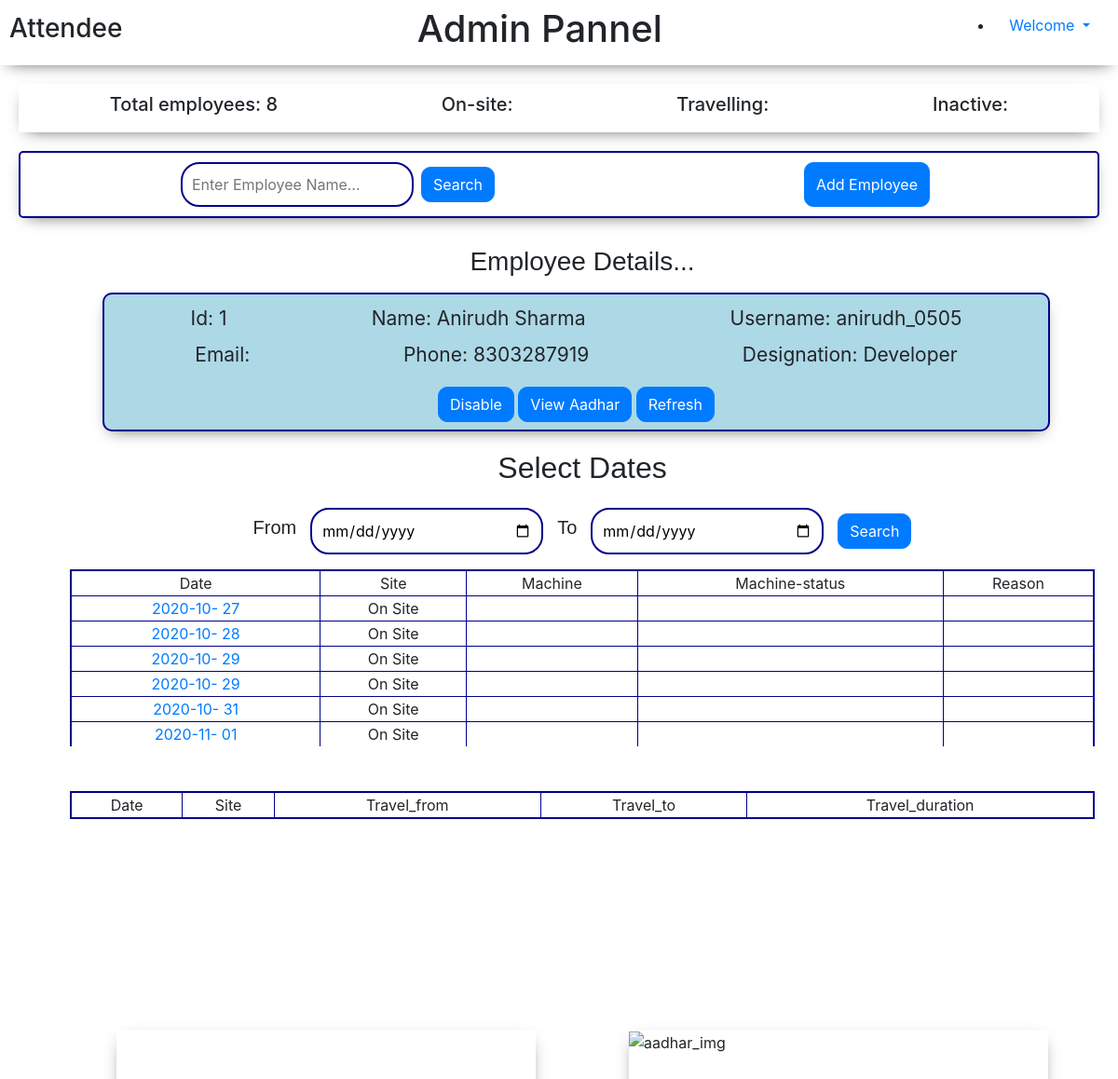
/homeadmin/1 (signed in), run on an earlier commit of the app's database.
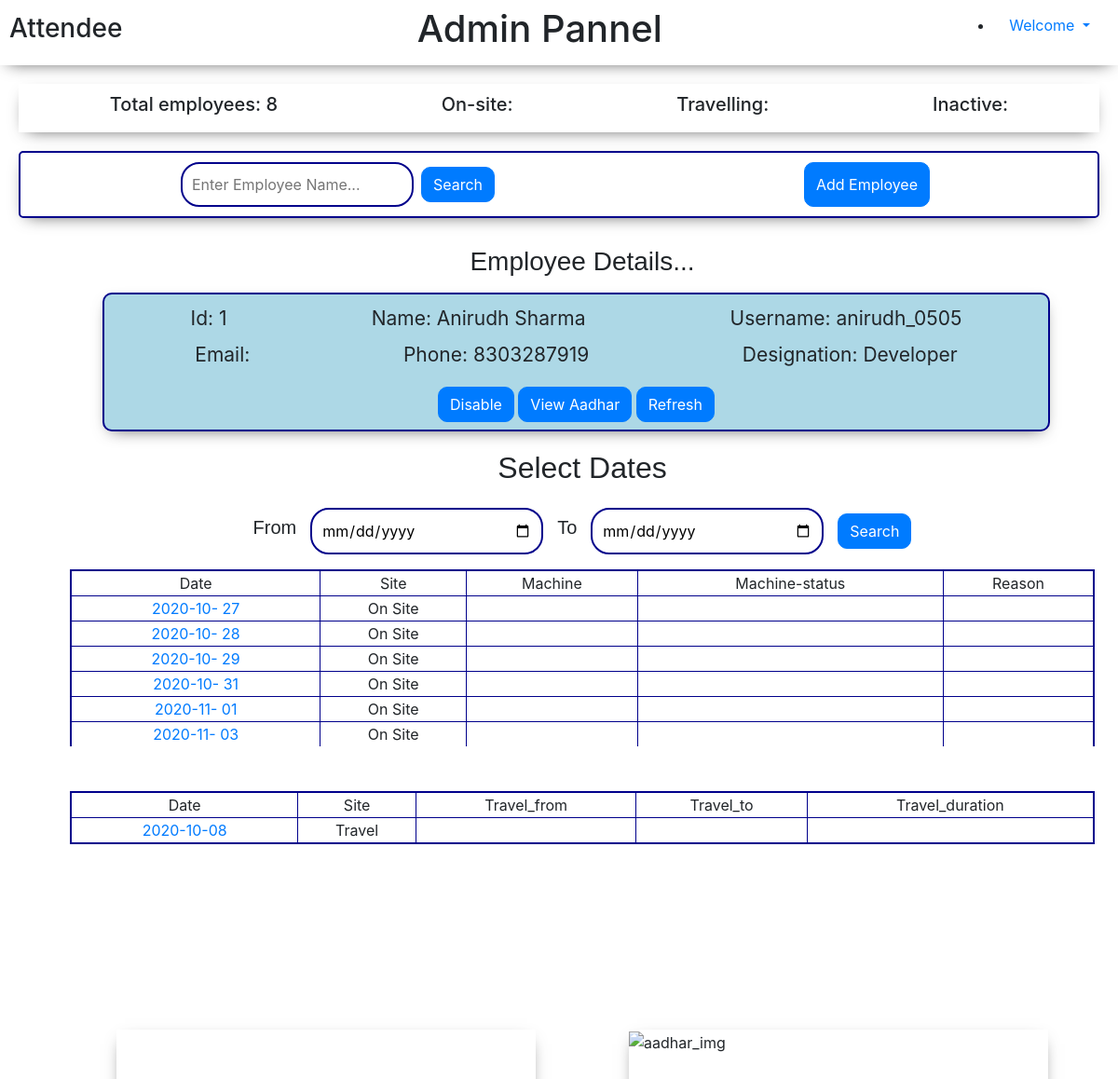
And on a later commit of the database.
### attende/models.py (models this page shows, shortened)
class Employee(models.Model):
    emp_id = models.AutoField(primary_key=True)
    employee_name = models.CharField(max_length=100)
    employee_phone = models.IntegerField()
    designation = models.CharField(max_length=20)
    place = models.CharField(max_length=30)
    employee_username = models.CharField(max_length=25)
    employee_aadhar = models.ImageField(upload_to ="attende/aadhar", default="")
    employee_email = models.CharField(max_length=500, default="")

class WorkDates(models.Model):
    employee = models.ForeignKey(Employee, on_delete=models.CASCADE, null=True)
    emp_date = models.DateField()
    emp_work_status = models.CharField(max_length=50, default="", blank=True)
    emp_latitude = models.DecimalField(max_digits=5, decimal_places=2, default=0)
    emp_longitude = models.DecimalField(max_digits=5, decimal_places=2, default=0)
    emp_work_modelNumber  = models.IntegerField(blank=True, null=True)
    emp_totalProdution  = models.IntegerField(blank=True, null=True)
    emp_running = models.IntegerField(blank=True, null=True)
    emp_maintainParts = models.CharField(max_length=500, default="", blank=True)
    emp_partsReason = models.CharField(max_length=500, default="", blank=True)
    maintain_partsImg = models.ImageField(upload_to="attende/aadhar", default="", blank=True)
    travel_from = models.CharField(max_length=100, default="", blank=True)
    travel_to = models.CharField(max_length=100, default="", blank=True)
    travel_by = models.CharField(max_length=100, default="", blank=True)
    travel_duration = models.DecimalField(max_digits=5, decimal_places=2, default=0, blank=True)
    travel_purpose = models.CharField(max_length=100, default="", blank=True)
    travel_force =  models.IntegerField(blank=True, null=True)
    accompanied_emp2 = models.IntegerField(blank=True, null=True)
    accompanied_emp3 =  models.IntegerField(blank=True, null=True)
    accompanied_emp4 =  models.IntegerField(blank=True, null=True)
    accompanied_emp5 =  models.IntegerField(blank=True, null=True)

### attende/views.py (the view)
# urls.py: path('homeadmin/<id>', views.homeadmin, name="homeadmin"),
def homeadmin(request, id):
    if request.user.is_authenticated :
        empData = []
        employe = Employee.objects.all()
        for em in employe:
            empData.append(em)
        ed = Employee.objects.filter(emp_id=id)
        totalemp  = Employee.objects.all().count()
        empworkdt = WorkDates.objects.filter(employee__emp_id=id, emp_work_status="Travel")
        empworkds = WorkDates.objects.filter(employee__emp_id=id, emp_work_status="On Site")
        if request.method == "POST":
            d1 = request.POST['datefrom']
            d2 = request.POST['dateto']
            empwrkt =  WorkDates.objects.filter(employee__emp_id=id, emp_work_status="Travel", emp_date__range=(d1, d2))
            empwrkds = WorkDates.objects.filter(employee__emp_id=id, emp_work_status="On Site", emp_date__range=(d1, d2))
            params = { 'empData' : empData,
                   'empdetail': ed,
                   'totalemp': totalemp,
                   'empwrkt': empwrkt,
                   'empwrkds': empwrkds,
                   'id': id ,
                    'd1': d1,
                    'd2': d2 }
            return render(request, 'attende/admin.html', params)
        else:
            params = { 'empData' : empData,
                   'empdetail': ed,
                   'totalemp': totalemp,
                   'empworkdt': empworkdt,
                   'empworkds': empworkds,
                   'id': id,
                   'd1': "mm-dd-yyyy",
                   'd2': "mm-dd-yyyy" }
            return render(request, 'attende/admin.html', params)
    else :
      return redirect('/')

### templates/attende/admin.html (shortened to what the changed rows need)
<!doctype html>
<html lang="en">
<head>
    <link rel="stylesheet" href="https://cdn.jsdelivr.net/npm/bootstrap@4.5.3/dist/css/bootstrap.min.css"
>
</head>
<body>
    <div class="admin_top">
        <h1>Admin Pannel</h1>
    </div>
    <div class="admin_bottom">
        <div class="emp_details">
            <div class="empDetails_middleA">
                <div class="details container mt-3">
                    {% for emp in empdetail %}
                    <div class="ed">
                        <p1 style="font-size: 21px;">Id: {{emp.emp_id}}</p1>
                        <p1 style="font-size: 21px;">Name: {{emp.employee_name}}</p1>
                        <p1 style="font-size: 21px;">Username: {{emp.employee_username}}</p1>
                    </div>
                    {% endfor %}
                    {% for emp in empdetail %}
                    <div class="e mt-2">
                        <p1 style="font-size: 21px;">Email: {{emp.employee_email}}</p1>
                        <p1 style="font-size: 21px;">Phone: {{emp.employee_phone}}</p1>
                        <p1 style="font-size: 21px;">Designation: {{emp.designation}}</p1>
                    </div>
                    {% endfor %}
                </div>
            </div>
            <div class="empDetails_middleB mt-1">
                <center>
                    <h2 style=" font-family: Comic Sans MS, cursive, sans-serif;">Select Dates</h2>
                </center>
                <div class="container mt-3">
                    <div class="emp_workDetail">
                        <table border="1" style="width: 100%;">
                            {% for e in empworkds %}
                            <tr align="center">
                                <td><a
                                        href='/workdetail/{{id}}/{{e.emp_date|date:"Y-m-d"}}'>{{e.emp_date|date:"Y-m- d" }}</a>
                                </td>
                                <td>{{e.emp_work_status}}</td>
                                <td></td>
                                <td></td>
                                <td></td>
                            </tr>
                            {% endfor %}
                        </table>
                    </div>
                    <div class="emp_workDetail1 mt-5">
                        <table border="1" style="width: 100%;">
                            {% for e in empworkdt %}
                            <tr align="center">
                                <td><a
                                        href='/workdetail/{{id}}/{{e.emp_date|date:"Y-m-d"}}'>{{e.emp_date|date:"Y-m-d"}}</a>
                                </td>
                                <td>{{e.emp_work_status}}</td>
                                <td></td>
                                <td></td>
                                <td></td>
                            </tr>
                            {% endfor %}
                        </table>
                    </div>
                </div>
            </div>
        </div>
    </div>
</body>
</html>

What changed in the data, as far as the page shows it:
removed WorkDates: emp_date "2020-10- 29", emp_work_status "On Site", shown under "To"
now on this page (row unchanged): WorkDates: emp_date "2020-11- 03", emp_work_status "On Site", shown under "To"
added WorkDates: emp_date "2020-10-08", emp_work_status "Travel"
